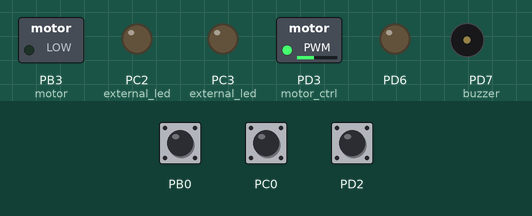
Recording of a program running on a simulated ATmega328P, built with avr-gcc and emulated at 16 MHz. On the bench: switched loads named in the program (green lamp = pin HIGH), output pins drawn as LEDs (lit = HIGH), buzzer (waves = sounding, pin HIGH). Inputs (shaded band) come from the test bench; at power-on: PB0 HIGH, PC0 HIGH, PD2 HIGH.

Above: at 0.05 s.
Timing chart, 0 to 3.0 s (numbered marks = the images above):
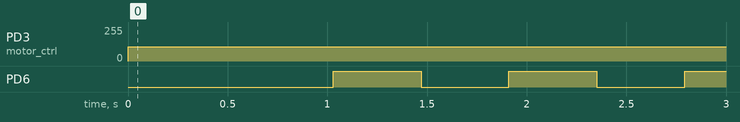

Measured:
- by itself, PD3 (motor_ctrl): 0/255 → 108/255 at 0.00 s
- by itself, PD6: alternates HIGH for 0.44 s and LOW for 0.44 s

The program:

main.c
```c
#define F_CPU 16000000L
#include <avr/io.h>
#include <avr/interrupt.h>
#include <util/delay.h>
#include <stdlib.h>

//variables of calculate 2.4GHz receiver pwm duty
unsigned long ch1_value1=0;
unsigned long ch1_value2=0;
unsigned long ch1_value3=0;
unsigned long ch1_temp_value3 = 0;

unsigned long ch2_value1=0;
unsigned long ch2_value2=0;
unsigned long ch2_value3=0;
unsigned long ch2_temp_value3 = 0;


unsigned long ch3_value1=0;
unsigned long ch3_value2=0;
unsigned long ch3_value3=0;
unsigned long ch3_temp_value3 = 0;

unsigned long count = 0;
unsigned long LED_cnt = 0;
unsigned long blink_cnt = 0;
unsigned short is_turnon = 0;


void INIT_PORT(void)   //pin setting
{
	DDRB = 0x00;
	PORTB = 0x01;

	DDRC = 0x00;
	PORTC = 0x01;

	DDRD = 0x00;
	PORTD = 0x04;

	DDRB |= (1<<PINB3);	//motor
	DDRD |= (1<<PIND3);

	DDRD |= (1<<PIND7);	//buzzer

	DDRD |= (1<<PIND6);	//front led

	DDRC |= (1<<PINC2);	//external control
	DDRC |= (1<<PINC3);
}

void INIT_PCINT(void)   //pin interrupt setting
{
	PCICR |= (1<<PCIE0) | (1<<PCIE1) | (1<<PCIE2);
	PCMSK0 |= (1<<PCINT0);
	PCMSK1 |= (1<<PCINT8);
	PCMSK2 |= (1<<PCINT18);
}

void Timer_init(void)   //timer setting
{
	TCCR0B |= (1 << CS00);

	TCCR2A |= (1<<WGM21) | (1<<WGM20);
	TCCR2A |= (1<<COM2A1) | (1<<COM2B1);
	TCCR2B |= (1<<CS22);
}

ISR(TIMER0_COMPA_vect)   //timer interrupt
{
	count++;
	TCNT0 = 0;

}

ISR(PCINT0_vect)   //pin interrupt
{
	if(PINB & 0x01)	//high
	{
		ch1_value1 = count;
	}
	else //low
	{
		ch1_value2 = count;
	}
	ch1_value3 = ch1_value2-ch1_value1;	//high-low = duty cycle in period

	if(ch1_value3 > 1000)
	{
		ch1_value3 = ch1_temp_value3;
	}
	else
	{
		ch1_temp_value3 = ch1_value3;
	}
}

ISR(PCINT1_vect)
{
	if(PINC & 0x01)
	{
		ch2_value1 = count;
	}
	else
	{
		ch2_value2 = count;
	}
	ch2_value3 = ch2_value2-ch2_value1;

	if(ch2_value3 > 1000)
	{
		ch2_value3 = ch2_temp_value3;
	}
	else
	{
		ch2_temp_value3 = ch2_value3;
	}
}

ISR(PCINT2_vect)
{
	if(PIND & 0x04)
	{
		ch3_value1 = count;
	}
	else
	{
		ch3_value2 = count;
	}
	ch3_value3 = ch3_value2-ch3_value1;

	if(ch3_value3 > 1000)
	{
		ch3_value3 = ch3_temp_value3;
	}
	else
	{
		ch3_temp_value3 = ch3_value3;
	}
}

void motor_ctrl()
{

	if(ch1_value3 > 260)	//forward
	{
		OCR2A = 255 * (ch1_value3 - 259)/99;
		OCR2B = 0;

	}
	else if(ch1_value3 < 240)//backward
	{
		OCR2B = 255 * (241 - ch1_value3)/99;
		OCR2A = 0;

	}

	else //stop
	{
		OCR2A = 0;
		OCR2B = 0;
		PORTB &= ~ (1<<PINB3);
		PORTD &= ~ (1<<PIND3);
	}

}

void buzzer_ctrl()
{
	if(ch2_value3 >300 )   //buzzer
	{
		PORTD |= (1<<PORTD7);
	}
	else
	{
		PORTD &= ~(1<<PORTD7);
	}
}

void led_val()
{
	LED_cnt = count;
	if(LED_cnt>40000) //it maybe has overflow problem.
	{
		blink_cnt++;
		LED_cnt=0;
	}
}

void led_blink()
{
	if(ch2_value3==0)
	{
		if(blink_cnt>2)
		{
			if(is_turnon)	//led blink
			{
				PORTD |= (1<<PORTD6);
				is_turnon = 0;
			}
			else
			{
				PORTD &= ~(1<<PORTD6);
				is_turnon = 1;
			}
			blink_cnt = 0;
		}

	}
	else //turn on led, not blink
	{
		PORTD |= 0x40;
	}
}

void external_led() //it seem like motor ctrl
{
	if(ch2_value3!=0)
	{
		if(ch3_value3 > 430)
		{
			PORTC |= (1<<PORTC2);
			PORTC &= ~(1<<PORTC3);
		}
		else if(ch3_value3 < 300 )
		{
			PORTC |= (1<<PORTC3);
			PORTC &= ~(1<<PORTC2);
		}
		else
		{
			PORTC &= ~(1<<PORTC2);
			PORTC &= ~(1<<PORTC3);
		}
	}
	else
	{
		PORTC &= ~(1<<PORTC2);
		PORTC &= ~(1<<PORTC3);
	}


}

int main(void)
{
	INIT_PORT();
	Timer_init();
	INIT_PCINT();

	OCR0A = 50;

	TIMSK0 |= (1<<OCIE0A);

	sei();

	while (1)
	{

		motor_ctrl();

		buzzer_ctrl();

		led_val();
		led_blink();
		external_led();

		ch1_value3=0;
		ch2_value3=0;
		ch3_value3=0;

		_delay_ms(50);
	}
}
```
